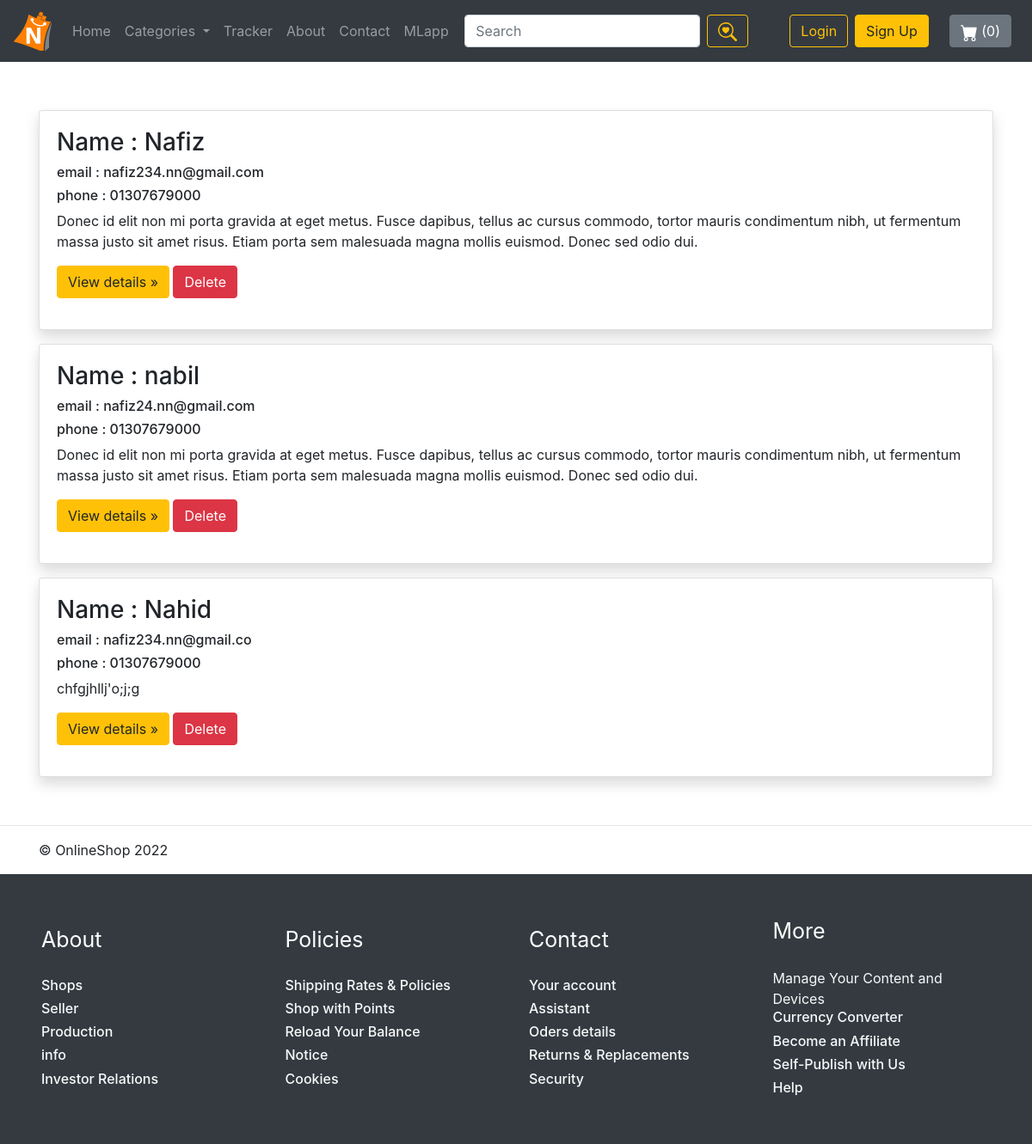
The page /complain/ on the database its author committed.
### main/models.py (models this page shows, shortened)
class Contact(models.Model):
    msg_id = models.AutoField(primary_key=True)
    name = models.CharField(max_length=50)
    email = models.CharField(max_length=70, default="")
    phone = models.CharField(max_length=70, default="")
    desc = models.CharField(max_length=500, default="")

### main/views.py (the view)
# urls.py: path('complain/', views.complain, name='complain'),
def complain(request):
    categories= Categories.objects.all()
    contacts=Contact.objects.all()
    return render(request, 'main/complain.html', {'categories': categories , 'contacts' :contacts})

### main/templates/main/complain.html (shortened to what this page needs)
{% extends 'main/base.html' %}
{% block body %}
<main role="main">
        <div class="container my-5">
            <div class="row row-cols-4 row-cols-md-1">
                {% for contact in contacts %}
                    <div class="col my-2">
                        <div class="card h-100 shadow pb-2 mb-2 bg-white rounded">
                            <div class="card-body">
                                    <h3>Name : {{contact.name}}</h3>
                                    <h6>email : {{contact.email}}</h6>
                                    <h6>phone : {{contact.phone}}</h6>
                                    <p>{{contact.desc}} </p>
                                    <a class="btn btn-warning" href="#" role="button">View details &raquo;</a>
                                    <a class="btn btn-danger" href="http://127.0.0.1:8000/admin/main/contact/{{contact.msg_id}}/delete"role="button" target ="blank" >Delete</a>
                            </div>
                        </div>
                    </div>
                {% endfor %}
            </div>
        </div>
    <hr>
</main>
<footer class="container">
  <p>&copy; OnlineShop 2022</p>
</footer>
      </body>
</html>
{% endblock %}

### rows shown on the page
Contact: name "Nafiz", email "nafiz234.nn@gmail.com", phone "01307679000", desc "Donec id elit non mi porta gravida at eget metus. Fusce dapibus, tellus ac cursus commodo, tortor mauris condimentum nibh, ut fermentum massa justo sit amet risus. Etiam porta sem malesuada magna mollis euismod. Donec sed odio dui."
Contact: name "nabil", email "nafiz24.nn@gmail.com", phone "01307679000", desc "Donec id elit non mi porta gravida at eget metus. Fusce dapibus, tellus ac cursus commodo, tortor mauris condimentum nibh, ut fermentum massa justo sit amet risus. Etiam porta sem malesuada magna mollis euismod. Donec sed odio dui."
Contact: name "Nahid", email "nafiz234.nn@gmail.co", phone "01307679000", desc "chfgjhllj'o;j;g"
